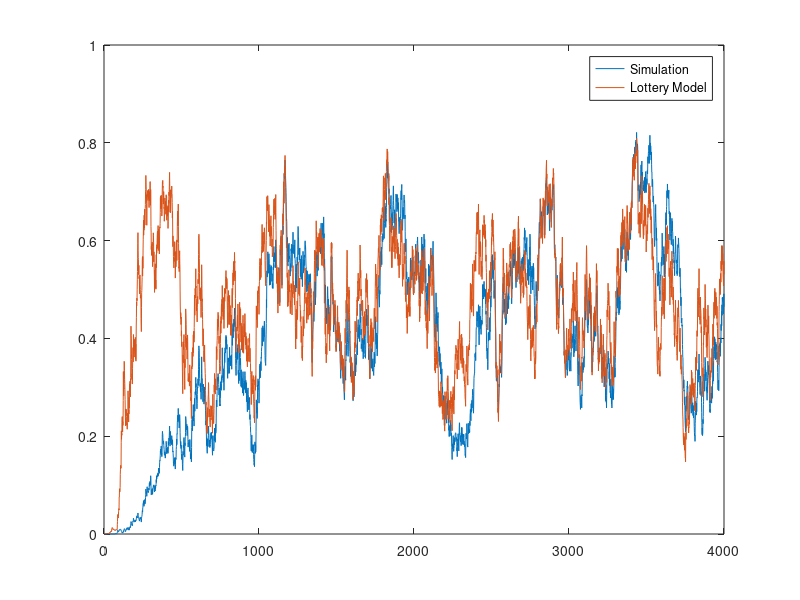

Source code (MATLAB):
%Notes Dec5
%Using this code mostly to mess around with approximations at the very end.
%They all give close fits. Two versions of the linearized, low-density
%version: simple quadratics (Ni=4*x+4 or 2*x+6, Nm=6*x+2), full
%approximation (Ni=a*x+p, Nm=b*x+p). There may still be some questions with
%Nr: does it work best with x, c*x+p-p. Is c based on 1 or 1/2? By eye,
%best fit right now is with full approximations, Nr=x. 


% This code is a cleaned up version of the most current code tht I am
% using to run the spatial lottery model -- so no stages. Look at the code
% in usinowicz_3stg_FDM.m for a non-spatial, stage-structure model. I've
% tried to make notes throughout to explain what things are. 

%The basic structure of this program is three large iterative loops. The
%two outermost loops have nothing to do with the mechanics of the model,
%they are simply for doing reps to build some stats, or to increment
%through certain parameters (in this program, the size of the starting
%cluster). You can basically ignore them for learning how the model works. 

%There are actually two model imbedded in this code -- the spatial (variable pop)
%and non-spatial (variable pop_lot) versions of the lottery model. The 
%non-spatial (classic) model is really simple and could probably be written in 
%about 12 lines of code. I've tried to comment around it to show you where it is. 

%Most of the code is for the spatial model. The most difficult aspect of
%this code to understand is probably the dispersal step. The easiest way to
%do this in Matlab is to make use of its built-in Fourier transform
%algorithms and to do a convultion of the matrix of individuals, with a
%matrix defining the dispersal kernel (in Fourier space). This is a very
%mathematically complicated thing, but a very easy tool to use in
%Matlab. If you want to learn more about it, I can dig up some web sites
%that I found initially that did a good job explaining this stuff. 


%%%%%%%%%%%%%%%%%%%%%%%%%%%%%%%%%%%%%%%%%%%%%%%%%%%%%%%%%%%%%%%%%%%%%%%%%%%


%This is used for initial cluster size (1st loop). I have everything set
% to 1 when I am doing constant low-level background invasion (set by 
% the parameter "bet" short for "beta" in the literature. 

delinc= 1;
delri =1;
delre =1;


%This sets the reps of the 2nd loop -- used for stat building when
%wanted. 

runs = 1; 

%Also: Check below: just because this is set, does not mean any individuals are
%actually being place on the lattice. 

%%%%%%%%%%%%%%%%%%%%%%%%%%%%%%%%%%%%%%%%%%%%%%%%%%%%%%%%%%%%%%%%%%%%%%%%%%%%%%
% Simulation variables and species variables
%
%%%%%%%%%%%%%%%%%%%%%%%%%%%%%%%%%%%%%%%%%%%%%%%%%%%%%%%%%%%%%%%%%%%%%%%%%%%%%%
%Lattice size 
np=32;

%Time steps. Sets the size of 3rd loop. 
ngens=4000;  

%Species 1 (invader) repro rate: mean and variance. 
m1=1.0;
vp1=1;

%Species 2 (resident) repro rate: mean and variance. 
m2=1.01;
vp2=1;

%Correlation between species 1 and 2
cf12=0;

%Background invasion rate (1e-4 is my standard) 
bet=1e-3;

%Mortality rate
mu=0.1;

%Sometimes I use the survival rate instead, when I want to make it
%stochastic. "vs1" sets the variance in survival rate. 
survival=1-mu;
vs1=0;

%Once the size of 1st and 3rd loops are known, initiaize matrices to store
%each run of the simulation

pop_all=zeros(ngens+1,runs);
pop_lot_all=zeros(ngens+1,runs);

%Index variable for entering data into matrices
enter=1;

% 1st loop -- steps through different starting cluster sizes, if wanted. 
for cs = delri:delinc:delre,
    
% 2nd loop -- for stat building. Just multiple runs of simulation given a
% specific parameter set and initial cluster size
for its=1:runs,
    
%%%%%%%%%%%%%%%%%%%%%%%%%%%%%%%%%%%%%%%%%%%%%%%%%%%%%%%%%%%%%%%%%%%%%%%%%%%%%%
% Sets simulation variables that need to be reset every run
%
%%%%%%%%%%%%%%%%%%%%%%%%%%%%%%%%%%%%%%%%%%%%%%%%%%%%%%%%%%%%%%%%%%%%%%%%%%%%%%
    
% Initialize two square lattices
XY=zeros(np);
XYnxt=XY;    

% For keeping track of and displaying populations

%Lottery model with local dispersal (the full spatial model)
pop=zeros(ngens+1,1);

%Classic lottery model
pop_lot=pop; pop_lotB=pop;

%Nucleation difference equation
nde=pop;

%If doing stochastic mortality
s1=survival+sqrt(vs1)*randn(ngens+1,1);
    
%Keep track of average probability of invader
mpxy=pop;
mneigh=pop;

%%%%%%%%%%%%%%%%%%%%%%%%%%%%%%%%%%%%%%%%%%%%%%%%%%%%%%%%%%%%%%%%%%%%%%%%%%
%This section for generating random reproduction rates with the given mean,
%variance, and covariance structure. Current distribution type: 
%    LOGNORMAL
%%%%%%%%%%%%%%%%%%%%%%%%%%%%%%%%%%%%%%%%%%%%%%%%%%%%%%%%%%%%%%%%%%%%%%%%%%
             
ms= [m1; m2];
vs = [vp1; vp2];
CorrMat =[1 cf12; cf12 1];
            
%%%%%% Transform these to LOGNORMAL means, variances
%%%%%%%%%%%%%%%%%%%%%%%%%%%%%%%%%%%%%%%%%%%%%%%%%%%%%%%%%%%    

MLog=log((ms.^2)./sqrt(vs+ms.^2));
VLog=log(vs./(ms.^2)+1);
cmv=sqrt(vs)*sqrt(vs)'.*CorrMat;
cmvLog=log(1+(cmv)./abs(ms*ms'));

%This matrix contains a random variable for each time step representing
%repdroduction for each species. 

psn=exp(mvnrnd(MLog,cmvLog,ngens+1));      



%%%%%%%%%%%%%%%%%%%%%%%%%%%%%%%%%%%%%%%%%%%%%%%%%%%%%%%%%%%%%%%%%%%%%%%%%%
%This section is for initial placement of occupied sites on the lattice.
%There are   ways to do this. 
%
%%%%%%%%%%%%%%%%%%%%%%%%%%%%%%%%%%%%%%%%%%%%%%%%%%%%%%%%%%%%%%%%%%%%%%%%%%%
  
%First: number of indiviudals of species 1 to place

%ind=(np^2)-1; %Only 1 of invader (species 2)            
%ind= np^2/2;   %50% invade  
%ind = 100;

%To mimic process for metastable stuff (that is, with contstant background 
%invasion rate) make this 0% 

ind=0*np^2; % percentage based

%1)RANDOM placement 
for i=1:ind,
   ax=ceil(np*rand);
   ay=ceil(np*rand);
   XY(ax,ay)=1;
end;

%2) single, CENTERED cluster. Use this when incrementing through different
%initial cluster sizes:

% %cluster neighborhood order
% sqs=(1:2:15).^2;
% a=sqs(sqs>=cs);
% c_ord=a(1);
% cluster=zeros(c_ord,1);
% for i=1:cs,
%    cluster(i)=1;
% end;
% base=sqrt(c_ord);
% cluster=reshape(cluster, base, base);
% 
% %Center the cluster
%    
% strt=(np/2)-base;
% fin =(np/2)-1;
% for xx=strt:fin,
%   for yy=strt:fin
% 
%       XY(xx,yy)=cluster(xx-((np/2)-base)+1,yy-((np/2)-base)+1 );
%   end;
% end;   
   
   
%Initial population values for population matrices:

pop_lot(1)= 1e-4;
pop_lotB(1)= 1e-4;
nde(1) = 4;
%pop_lot(1)=sum(sum(XY))/np^2;

%%%%%%%%%%%%%%%%%%%%%%%%%%%%%%%%%%%%%%%%%%%%%%%%%%%%%%%%%%%%%%%%%%%%%%%%%%
%This section gets into the dispersal mechanics. 
%In this code I only have  the simplest CA type dispersal defined. I have 
%code for more realistic kernels elsewhere (e.g. 2D Gaussian). That will be 
%something we can incorporate later on. 
%
%%%%%%%%%%%%%%%%%%%%%%%%%%%%%%%%%%%%%%%%%%%%%%%%%%%%%%%%%%%%%%%%%%%%%%%%%%

%This number should be set manually. It should be odd. It is the 
%diameter of a square dispersal neighborhood. For example, rn =3 is a 3 by
%3 square with the dispersing individual at the center. Thus rn=3 defines
%dispersal to nereast neighbors, including corners.
rn=3;
rp=(rn-1)/2;
eq1=0.5;
%This matrix is the same size as the entire lattice and puts the dispersal
%neighborhood at the center. It is needed for the convolution. 
G2D=zeros (np);

% Set up the matrix 
strt=((np/2)+1)-(rn-1)/2;
fin =((np/2)+1)+(rn-1)/2;
for xx=strt:fin,
  for yy=strt:fin
      G2D(xx,yy)=1;
  end;
end;
G2D ((np/2)+1,(np/2)+1) =0;  %Don't count middle cell

%For normal neighborhoods:
sig1=rn^2 -1;

%for von Neumann neighborhood (no dispersal to the corners). 
%G2D(strt,strt)=0; G2D(strt,fin)=0; G2D(fin,strt)=0; G2D(fin,fin)=0;
%sig1=4;

%Take the Fast Fourier Transform of G2D. The convolution is performed in
%Fourier space.

fg2d=fft2(G2D);


%3rd loop. Currently setup with a while statement, but could be implemented
%with for loop. I am using the while just so that I can end a loop early
%under certain circumstances and save time when doing large numbers of
%reps. 

t=1;

   while ( t<=ngens)

        %Determine how many neigbors each cell has by performing a 2-D 
        %convolution with G2D in Fourier space. 

        fr1= fft2(XY);
        neigh = real(fftshift(ifft2(fr1.*fg2d)));

        % Lottery-style transition probabilities defined for each site on
        % the lattice 
        Pxy =(bet+ psn(t,1).*neigh)./(psn(t,1).*neigh + psn(t,2).*(sig1-neigh) + bet); 

        %Births: 
        % 1stMake a matrix of probabilities 
        r1=zeros(np);
        r2=r1;
        repro2=rand(np);

        %Assign births
        r1(repro2<=Pxy)=1;
        r2(repro2>=Pxy)=1;

        %Deaths:
        d1 =(XY.*rand(np)>=survival&XY.*rand(np)<1);
        d2 =((ones(np)-XY).*rand(np)>=survival& (ones(np)-XY).*rand(np)<1);
        dead=d1+d2;    
       
        % Subtract the dead and add the living: 
        % This creates the next generation population by 
        % 1: adding births to deaths, creating a matrix of 2s 
        % where birthsoccurred on recently vacated spaces.
        % 2: making sure this matrix includes only 2s and 0s
        % (clearing 1s). 
        % 3: subtract the dead (d1) as well as this matrix from current population (XY)
        % 4: Values of -2 will represent sites of new capture
        % for species 1. Convert all negatives to a value of 1. 
                
        nxt=r1+dead;
        nxt(nxt==1)=0;
        XYnxt=XY-d1-nxt;
        XYnxt(XYnxt==-2)=1;
                              
        %Summary population for lattice simulation
        pop(t)=sum(sum(XY));
        mneigh(t)=sum(sum(neigh.*XY));
        
        %Replace XY with XYnxt to move forward in time
        XY=XYnxt;
        
        
        mpxy(t)=mean(mean(Pxy(Pxy>0)));
        
%         % This part is for counting cluster transitions
%         if t>1,
%             if pop(t-1)+1<= max_c && pop(t)+1 <=max_c,
% 
%                 clust_data(pop(t-1)+1, pop(t)+1) = clust_data(pop(t-1)+1, pop(t)+1)+1;
% 
%             end;
%         end;
        
%%%%%%%%%%%%%%%%%%%%%%%%%%%%%%%%%%%%%%%%%%%%%%%%%%%%%%%%%%%%%%%%%%%%%%%%%%%%
%This is the classic (non-spatial) lottery model. The 2-species model
%effectively reduces to a 1-d model, since the population of species 2 is
%just 1-pop_species_1. 
%
%%%%%%%%%%%%%%%%%%%%%%%%%%%%%%%%%%%%%%%%%%%%%%%%%%%%%%%%%%%%%%%%%%%%%%%%%%%%

        pop_lot(t+1)=s1(t)*pop_lot(t)+(1-s1(t))*(psn(t,1)*pop_lot(t)/(psn(t,1)*pop_lot(t)+psn(t,2)*(1-pop_lot(t))));
        pop_lotB(t+1)=s1(t)*pop_lotB(t)+(1-s1(t))*(psn(t,2)*pop_lotB(t)/(psn(t,2)*pop_lotB(t)+psn(t,1)*(1-pop_lotB(t))));

%%%%%%%%%%%%%%%%%%%%%%%%%%%%%%%%%%%%%%%%%%%%%%%%%%%%%%%%%%%%%%%%%%%%%%%%%%%%
%This is the nucleation difference equation. 
%%%%%%%%%%%%%%%%%%%%%%%%%%%%%%%%%%%%%%%%%%%%%%%%%%%%%%%%%%%%%%%%%%%%%%%%%%%%
n2=(pi*(sqrt(nde(t)/pi))+nde(t)/2);
n1=pi*(sqrt(nde(t)/pi)+rp*(rp+1)/2)+((rn-1)*nde(t))-eq1*(rn/np)^2*nde(t).^2;
mn=pi*(sqrt(nde(t)/pi)+rp*(rp+1)/2)+(rn*(rn-1)*nde(t))-(rn*(rn-1))/np^2*nde(t).^2;

kNi=(mn./n1);
%kNi2=(mn./n2);
kNi2=(mn./n2);
if(kNi2>(rn^2-1)) kNi2=(rn^2-1); end;

%So this only works if n1 is > the number used to calculate p1
p1=mu*kNi.*psn(t,1)./(psn(t,1).*kNi+psn(t,2).*(rn^2-kNi));
p2=mu*kNi2.*psn(t,2)./(psn(t,2)*kNi2+psn(t,1)*(rn^2-kNi2));
%n2=nde(t);
Bn=n1*p1;
Dn=n2*p2;
nde(t+1)=nde(t)+(Bn-Dn);

% If you want to see what is happening with XY uncomment this. However, it
% is very time-intensive for large numbers of time steps (ngens)
%         figure(5)
%         pcolor(XY)




 t=t+1; 
  

   end;
   
   
   
%Scale pop
pop=pop./np^2;

%Saving the populations for each run

pop_all(:,its)=pop;       
pop_lot_all(:,its)=pop_lot;

% If you want to see a figure at the end of each run. Turn this off if you
% are doing a large number of runs.

tt=1:ngens;
figure (1)
plot(tt,pop(1:ngens),tt,pop_lot(1:ngens));
legend( 'Simulation', 'Lottery Model');
    
end;

enter=enter+1;
end;

% Below I include code designed as a simple way to compare the relative competition experienced by a
% species trying to invade the other. The slope of the growth curve immediately
% after invasion initiates should reflect relative interspecific competition. 
% The exact region to use if you are going to measure this is somewhat subjective.
% It should be approximately linear between a near-zero lower bound, and an
% upper bound below any significant curviture. But as you'll see, with a stochastic
% model it is difficult to pick out exactly where growth stops being
% linear. As a general rule with the lottery model, though, an upper limit 
% seems to be about 0.1*equilibrium -- which is usually in the range 0.3 to 0.5. 

% Also, with the spatial model things are complicated slighly more
% by the fact that the lower limit to this linear region should be marked
% by the critical cluster size -- the population size at which growth rate
% is no longer controlled by the background invasion rate, beta (variable
% bet) but by the parameters of the models (i.e. repro rates, mortality
% rates). For the initial parameters in this model it is 24. So pop =
% 24/np^2; 

aveslp_pop=zeros(runs,1);
aveslp_rid=zeros(runs,1);

% This number (24) changes if other parameters of the model change

r1=psn(:,1);
r0=psn(:,2);


rcc=abs(mean((-sqrt((256*psn(:,1)+36*psn(:,2)).*(psn(:,1)+psn(:,2)))+20*psn(:,1)+26*psn(:,2))./(psn(:,1)+5*psn(:,2))));
ccrit=rcc./np^2;

for k=1:runs,
    % Find Ccrit in the spatial model. With the & comparison is more time
    % consuming, but is necessary to account for multiple peaks. 
        apB=find (pop_all(:,k) <=ccrit & pop_all(:,k) >=ccrit-0.5*ccrit, 1, 'last');
    
    % Find the time at which population reach 0.1*equilibrium in the
    % spatial model
        apE=find(pop_all(:,k) >=.1*mean(pop_all(:,k)) & pop_all(:,k) <=.1*mean(pop_all(:,k))+0.05, 1, 'last');
        
    % Find the time at which population reach 0.1*equilibrium in the
    % classic model
        alB=find (pop_lot_all(:,k) <=ccrit & pop_lot_all(:,k) >=ccrit-0.5*ccrit, 1, 'last');
        alE=find (pop_lot_all(:,k) >=.1*mean(pop_lot_all(:,k)) & pop_lot_all(:,k) <=.1*mean(pop_lot_all(:,k))+0.05, 1, 'last');
        
    % Fit a straight line through this region for the spatial model
        ps=polyfit(1:((apE-apB)+1),log(pop_all(apB:apE, k)'),1);
        
    % Fit a straight line through this region for the classic model
        pr=polyfit(1:((alE-alB)+1),log(pop_lot_all(alB:alE, k)'),1);
        
        aveslp_pop(k)=ps(1);
        aveslp_rid(k)=pr(1);
end

%This is the analytical approximation for the classic lottery model from 
% e.g. Chesson and Warner 1981
chesson81=mean(log(1+mu*(psn(:,1)./psn(:,2)-1)));
chesson81b=mean(log(1+mu*(psn(:,1)-psn(:,2))./psn(:,2)));

cc=600;
%Approximation from nucleation/binomial distribution 
%Note: These all seem to work, to varying degrees. The first actually works
%the best with kNi=kNi2. This is because sometimes kNi underestimates the 
%ratio in favor of the resident. 
%The second one works well at the critical radius, if the critical radius 
%is actually large enough such that kNi=kNi2=3 (in the case of sig1=9)
%The third one tends to overestimate slightly for low mu, but becomes more
%accurate as mu gets larger. My guess is that clusters are less coherent as
%mu gets larger, translating into higher-than-average values of kNi and
%kNi2, which are both assumed to be 1/2*sig1 in this approximation. 
ic1=1;
me13=zeros(cc,1); me13b=me13; me13D=me13; me13c1=me13;
me13g=zeros(cc,1); me13bg=me13; me13Dg=me13; me13c1g=me13;
me13(1)=1; me13b(1)=ic1;me13c1(1)=1; 

%Use these for diagnostics
pdif=zeros(cc,1); pdif2=pdif;
s1=pdif; s2=pdif; s3=pdif; s4=pdif; s5=pdif; s6=pdif; s7=pdif; s8=pdif;

nid=zeros(cc,1);
mnd=nid; nrd=nid;
% for i=1:cc
% nid(i)=max(edges_all(pop_all==i));
% nrd(i)=mean(edgesphi_all(pop_all==i));
% mnd(i)=max(mneigh_all(pop_all==i));
% end;

phi=9;
x_mid=4;
a=(rn+sqrt(pi)/(2*sqrt(x_mid)));
b=(rn*(rn-1)+sqrt(pi)/(2*sqrt(x_mid)));
c=(1/2+sqrt(pi)/(2*sqrt(x_mid)));
p=pi*(rp*(rp+1)/2)+sqrt(pi*x_mid)-sqrt(pi)*x_mid/(2*sqrt(x_mid));


px=0;
nw1=(rn-1)*rn/np^2;
Bnpx=mu*(psn(:,1)*(nw1*px+rn^2).*(a*px+p))./(psn(:,1).*(nw1*px^2+rn^2*px)+psn(:,2).*(-nw1*px^2+(rn^3-rn^2)*px+p*rn^2));
Dnpx=mu*(psn(:,2)*(nw1*px+rn^2))./(psn(:,2).*(nw1*px+rn^2)-nw1.*psn(:,1)*px);
me13px=mean(log(1+(Bnpx-Dnpx)));

Bnpx2=mu*(psn(:,1)*rn^2*(rn+p))./(psn(:,2)*(rn^3+p*rn^2-rn^2)+psn(:,1)*rn^2);
Dnpx2=mu;
me13px2=mean(log(1+(Bnpx2-Dnpx2)));

for (ic=1:cc)
% %np=64;for (ic=1:cc)
% %np=64;
% %Benchmark
% %With Data: 
% nnmd=mnd(ic);
% nnid=nnmd./nid(ic);
% nnrd=nnmd./ic;%nrd(ic);
% BnD=mu*nid(ic)*nnid.*psn(:,1)./(psn(:,1).*nnid+psn(:,2).*(rn^2-nnid));
% DnD=mu*ic*nnrd.*psn(:,2)./(psn(:,2).*nnrd+psn(:,1).*(rn^2-nnrd));
% %Bn1=mu*(p+a*ic)*nni.*psn(:,1)./(psn(:,1).*nni+psn(:,2).*(rn^2-nni));
% %Dn1=mu*(p-pi+c*ic)*nnr.*psn(:,2)./(psn(:,2).*nnr+psn(:,1).*(rn^2-nnr));
% % Bn1=mu*(p+rn*ic).*r1./(r1+r0.*(rn^2/nni-1));
% % Dn1=mu*(ic).*r0./(r0+r1.*(rn^2/nnr-1));
% me13D(ic)=mean(log(1+(BnD-DnD)/ic));

c1f=(phi-1)-(pi*(sqrt(1/pi)+rp*(rp+1)/2)+((rn))-eq1*(rn/np)^2);
c2f=(phi-1)-(pi*(sqrt(1/pi)+rp*(rp+1)/2)+(rn*(rn-1))-(rn*(rn-1))/np^2);
n2=me13(ic); %(pi*(sqrt(me13(ic)/pi))+me13(ic)/2);
n1=c1f+pi*(sqrt(me13(ic)/pi)+rp*(rp+1)/2)+((rn)*me13(ic))-eq1*(rn/np)^2*me13(ic).^2;
mn=c2f+pi*(sqrt(me13(ic)/pi)+rp*(rp+1)/2)+(rn*(rn-1)*me13(ic))-(rn*(rn-1))/np^2*me13(ic).^2;

%if(mn>(rn^2-1)*me13(ic)) mn=(rn^2-1)*me13(ic); end;
kNi=(mn./n1);
%kNi2=(mn./n2);
kNi2=(mn./n2);
if(kNi2>(rn^2-1)) kNi2=(rn^2-1); end;
%So this only works if n1 is > the number used to calculate p1
p1=mu*kNi.*psn(:,1)./(psn(:,1).*kNi+psn(:,2).*(rn^2-kNi));
p2=mu*kNi2.*psn(:,2)./(psn(:,2)*kNi2+psn(:,1)*(rn^2-kNi2));

%n2=me13(ic);
Bn=n1*p1;
Dn=n2*p2;
pdif(ic)=mean(Bn-Dn);
me13(ic+1)=mean(me13(ic)+(Bn-Dn));

%Drop quadratics in Ni and Nr
a=(rn+sqrt(pi)./(2*sqrt(me13b(ic))));
b=(rn*(rn-1)+sqrt(pi)./(2*sqrt(me13b(ic))));
%c=(1/2+sqrt(pi)./(2*sqrt(me13b(ic))));
p=pi*(rp*(rp+1)/2)+sqrt(pi*me13b(ic))-sqrt(pi)*me13b(ic)/(2*sqrt(me13b(ic)));
c2=(phi-1)-b-p;
c1=(phi-1)-a-p;

%nnm=6*me13b(ic)+2;
nnm=(c2+p+b.*me13b(ic));
%nni=2*me13b(ic)+6;
nni=(c1+p+a.*me13b(ic));
nnr=me13b(ic); 
%nnr=(p-pi+c.*ic);
anni=nnm/nni;
annr=nnm/nnr;
%if(nnr >(rn^2-1)*ic) nnr=(rn^2-1)*ic; end; 
%if(nni >(rn^2-1)*ic) nni=(rn^2-1)*ic; end; 
%nnr=kNi2(ic); 
%pdif(ic)=mean((anni.*psn(:,1)./(psn(:,1).*anni+psn(:,2).*(rn^2-anni)))-(annr.*psn(:,2)./(psn(:,2).*annr+psn(:,1).*(rn^2-annr))));

Bn1=mu*anni*nni.*psn(:,1)./(psn(:,1).*anni+psn(:,2).*(rn^2-anni));
Dn1=mu*annr*nnr.*psn(:,2)./(psn(:,2).*annr+psn(:,1).*(rn^2-annr));
me13b(ic+1)=(me13b(ic)+(mean(Bn1)-mean(Dn1)));

%Checkinuc3a=mean(log(1+mu*((r1./r0).*(((f*rcc+h)*(g*rcc+h))./(rcc*(phi*(f*rcc+h)+(g*rcc+h)*((r1./r0)-1))))-(g*rcc+h)./((g*rcc+h)*(1-(r1./r0))+phi*rcc*(r1./r0)))));ng some algebra. This should be (roughly) the same as the
%non-quadratics 
nw1=(rn-1)*rn/np^2;
Bnc1=mu*(psn(:,1)*me13c1(ic).*(nw1*me13c1(ic)+rn^2).*(a*me13c1(ic)+p))./(psn(:,1).*(nw1*me13c1(ic)^2+rn^2*me13c1(ic))+psn(:,2).*(-nw1*me13c1(ic)^2+(rn^3-rn^2)*me13c1(ic)+p*rn^2));
Dnc1=mu*(psn(:,2)*me13c1(ic).*(nw1*me13c1(ic)+rn^2))./(psn(:,2).*(nw1*me13c1(ic)+rn^2)-nw1.*psn(:,1)*me13c1(ic));
me13c1(ic+1)=mean(me13c1(ic)+(Bn1-Dn1));


end;
mind=1;
for (ic=1:cc)
% %np=64;for (ic=1:cc)
% %np=64;
% %Benchmark
% %With Data: 
% nnmd=mnd(ic);
% nnid=nnmd./nid(ic);
% nnrd=nnmd./ic;%nrd(ic);
% BnD=mu*nid(ic)*nnid.*psn(:,1)./(psn(:,1).*nnid+psn(:,2).*(rn^2-nnid));
% DnD=mu*ic*nnrd.*psn(:,2)./(psn(:,2).*nnrd+psn(:,1).*(rn^2-nnrd));
% %Bn1=mu*(p+a*ic)*nni.*psn(:,1)./(psn(:,1).*nni+psn(:,2).*(rn^2-nni));
% %Dn1=mu*(p-pi+c*ic)*nnr.*psn(:,2)./(psn(:,2).*nnr+psn(:,1).*(rn^2-nnr));
% % Bn1=mu*(p+rn*ic).*r1./(r1+r0.*(rn^2/nni-1));
% % Dn1=mu*(ic).*r0./(r0+r1.*(rn^2/nnr-1));
% me13D(ic)=mean(log(1+(BnD-DnD)/ic));
ic=ic*mind;
c1f=(phi-1)-(pi*(sqrt(1/pi)+rp*(rp+1)/2)+((rn))-eq1*(rn/np)^2);
c2f=(phi-1)-(pi*(sqrt(1/pi)+rp*(rp+1)/2)+(rn*(rn-1))-(rn*(rn-1))/np^2);
n2=ic;%(pi*(sqrt(ic/pi))+ic/2);
n1=c1f+pi*(sqrt(ic/pi)+rp*(rp+1)/2)+((rn-1)*ic)-eq1*(rn/np)^2*ic.^2;
mn=c2f+pi*(sqrt(ic/pi)+rp*(rp+1)/2)+(rn*(rn-1)*ic)-(rn*(rn-1))/np^2*ic.^2;
%if(mn>(rn^2-1)*ic) mn=(rn^2-1)*ic; end;
kNi=(mn./n1);
%kNi2=(mn./n2);
kNi2=(mn./n2);
if(kNi2>(rn^2-1)) kNi2=(rn^2-1); end;
%So this only works if n1 is > the number used to calculate p1
p1=mu*kNi.*psn(:,1)./(psn(:,1).*kNi+psn(:,2).*(rn^2-kNi));
p2=mu*kNi2.*psn(:,2)./(psn(:,2)*kNi2+psn(:,1)*(rn^2-kNi2));

%n2=ic;
Bn=n1*p1;
Dn=n2*p2;
s1(ic)=mean(p1);
s2(ic)=mean(p2);
pdif(ic)=mean(Bn-Dn);
%me13(ceil(ic/mind+1))=mean(log(1+(Bn-Dn)/ic));
me13g(ceil(ic/mind+1))=(log(1+(mean(Bn/ic)-mean(Dn/ic))));


%Drop quadratics in Ni and Nr
a=(rn+sqrt(pi)./(2*sqrt(ic)));
b=(rn*(rn-1)+sqrt(pi)./(2*sqrt(ic)));
%c=(1/2+sqrt(pi)./(2*sqrt(ic)));mean(Bn-Dn)
p=pi*(rp*(rp+1)/2)+sqrt(pi*ic)-sqrt(pi)*ic/(2*sqrt(ic));
c2=(phi-1)-b-p;
c1=(phi-1)-a-p;

%nnm=6*ic+2;
nnm=(c2+p+b.*ic);
%nni=2*ic+6;
nni=(c1+p+a.*ic);
nnr=ic; 
%nnr=(p-pi+c.*ic);
anni=nnm/nni;
annr=nnm/nnr;
%if(nnr >(rn^2-1)*ic) nnr=(rn^2-1)*ic; end; 
%if(nni >(rn^2-1)*ic) nni=(rn^2-1)*ic; end; 
%nnr=kNi2(ic); 
%p1=anni.*psn(:,1)./(psn(:,1).*anni+psn(:,2).*(rn^2-anni));
%p2=annr.*psn(:,2)./(psn(:,2).*annr+psn(:,1).*(rn^2-annr));
p1=mu*anni./((psn(:,1)./psn(:,2)).*anni+(rn^2-anni));
p2=mu.*annr./(annr+(psn(:,1)./psn(:,2)).*(rn^2-annr));
%pdif(ic)=mean(p1-p2);
Bn1=mu*anni*nni.*psn(:,1)./(psn(:,1).*anni+psn(:,2).*(rn^2-anni));
Dn1=mu*annr*nnr.*psn(:,2)./(psn(:,2).*annr+psn(:,1).*(rn^2-annr));
s3(ic)=mean(p1);
s4(ic)=mean(p2);
pdif2(ic)=mean(Bn1-Dn1);
me13bg(ceil(ic/mind+1))=mean(log(1+(Bn1-Dn1)/ic));

%Checking some algebra. This should be (roughly) the same as the
%non-quadratics 
nw1=(rn-1)*rn/np^2;
Bnc1=mu*(psn(:,1)*ic.*(nw1*ic+rn^2).*(a*ic+p))./(psn(:,1).*(nw1*ic^2+rn^2*ic)+psn(:,2).*(-nw1*ic^2+(rn^3-rn^2)*ic+p*rn^2));
Dnc1=mu*(psn(:,2)*ic.*(nw1*ic+rn^2))./(psn(:,2).*(nw1*ic+rn^2)-nw1.*psn(:,1)*ic);
me13c1g(ceil(ic/mind+1))=mean(log(1+(Bnc1-Dnc1)/ic));

end;

%bndn=cc^(-1/2)/sqrt(3.14)*(psn(:,1)./(psn(:,1)+psn(:,2)*2)-psn(:,2)./(psn(:,2)+psn(:,1)*2))+psn(:,1)./(cc*(psn(:,1)+psn(:,2)*2));
ic=rcc;

a=(rn+sqrt(pi)./(2*sqrt((ic))));
b=(rn*(rn-1)+sqrt(pi)./(2*sqrt((ic))));
p=pi*(rp*(rp+1)/2)+sqrt(pi*ic)-sqrt(pi)*ic/(2*sqrt(ic));
f=a;
g=b;
h=p;
c2=(phi-1)-g-h;
c1=(phi-1)-f-h;

phi=rn^2;
ld1=mean(log(1+mu*((psn(:,1)./psn(:,2)).*(phi./( (phi-1)+(psn(:,1)./psn(:,2))))-1)));
pw1=mean(log(1+mu*(psn(:,1)./psn(:,2).*((phi-1)./(phi-2+psn(:,1)./psn(:,2)))-1)))+mean(log(1+mu*(psn(:,1)./psn(:,2).*((phi-1)./(phi-2+psn(:,1)./psn(:,2)))-1)))^2;
%nuc1=mean(log(1+mu*(psn(:,1)./psn(:,2).*((rn+b)./(rn+b-1+psn(:,1)./psn(:,2)))-1)));
nuc1=mean(log(1+(mu*r1*(rcc*rn+p).*(rn^2+nw1*rcc))./(r0.*(rcc*(rn^3-rn^2)+p.*rn^2-nw1*rcc^2)+r1.*(rcc*rn^2+nw1*rcc^2))-(mu*r0.*(rn^2+nw1*rcc))./(r0.*(rn^2+nw1*rcc)-nw1*r1.*rcc)));
nuc1a=mean(log(1+mu*((r1./r0).*((rcc*rn+p).*(phi+nw1*rcc)./(phi*(rcc*rn+p)+rcc*(nw1*rcc+phi)*((r1./r0)-1)))-((rcc*nw1+phi)./(phi+nw1*rcc*(1-(r1./r0)))))));
nuc2=mean(log(1+mu*(((r1./r0)*(rcc*rn+p))./((rcc*rn+p)+rcc*(r1./r0-1))-1)));
nuc3=mean(log(1+mu*((r1.*(f*rcc+h)*(g*rcc+h))./(rcc*(r0.*((f*phi-g)*rcc+h*phi-h)+r1.*(g*rcc+h)))-(r0.*(g*rcc+h))./(r1.*((phi-g)*rcc-h)+r0.*(g*rcc+h)))));
nuc3a=mean(log(1+mu*((r1./r0).*(((f*rcc+h)*(g*rcc+h))./(rcc*(phi*(f*rcc+h)+(g*rcc+h)*((r1./r0)-1))))-(g*rcc+h)./((g*rcc+h)*(1-(r1./r0))+phi*rcc*(r1./r0)))));
Dn=((f*rcc+h)*(g*rcc+h))./(rcc*(phi*(f*rcc+h)+(g*rcc+h)*((r1./r0)-1)))-r0./r1.*(g*rcc+h)./((g*rcc+h)*(1-(r1./r0))+phi*rcc*(r1./r0))+r0./r1;
nuc3b=mean(log(1+mu*((r1./r0).*Dn-1)));
nuc3_new=mean(log(1+mu*((r1./r0).*(((f*rcc+h+c1)*(g*rcc+h+c2))./(rcc*(phi*(f*rcc+h+c1)+(g*rcc+h+c2)*((r1./r0)-1))))-(g*rcc+h+c2)./((g*rcc+h+c2)*(1-(r1./r0))+phi*rcc*(r1./r0)))));

%%%%%%%%%%%%%%%%%%%%%%%%%%%%%%%%%%%%%%
%For the critical cluster
%%%%%%%%%%%%%%%%%%%%%%%%%%%%%%%%%%%%%%

r1=psn(:,1);
r0=psn(:,2);

ic=50;
a=(rn+sqrt(pi)./(2*sqrt((ic))));
b=(rn*(rn-1)+sqrt(pi)./(2*sqrt((ic))));
p=pi*(rp*(rp+1)/2)+sqrt(pi*ic)-sqrt(pi)*ic/(2*sqrt(ic));
f=a;
g=b;
h=p;
c1=(phi-1)-f-h;
c2=(phi-1)-g-h;
%h adjusted 
h1=h+c2;
h=h+c1;
%Survival
s1=1;%(mu);

%Cubic root

%First round, but I think that these have been messed up. 
% a=((f*g*phi-f*g^2)*r1.^2+(f-1)*g^2.*r0.*r1+(g^2-f*g*phi)*r0.^2);
% %b=((f*h1+g*h-mu*g)*phi-2*f*g*h1-g^2*h+mu*g^2)*r1.^2+(-mu*f*phi^2+(mu*f+mu)*g*phi+(2*f-2)*g*h1+g^2*h-2*mu*g^2).*r0.*r1...
% %    +((-f*h1-g*h-mu*f*g)*phi+2*g*h1+mu*g^2)*r0.^2;
% b=(((f*h1+g*h-g*s1)*phi-2*f*g*h1-g^2*h+s1*g^2)*r1.^2+(-f*phi^2+(f+1)*s1*g*phi+(2*f-2)*g*h1+g^2*h-2*s1*g^2).*r0.*r1+((-f*h1-g*h-s1*f*g)*phi+2*g*h1+s1*g^2)*r0.^2);
% %c= (((h-mu)*h1*phi-f*h1^2+(2*mu*g-2*g*h)*h1)*r1.^2+(-mu*h*phi^2+((mu*f+mu)*h1+mu*g*h)*phi+(f-1)*h1^2+(2*g*h-4*mu*g)*h1).*r0.*r1...
% %    +(((-h-mu*f)*h1-mu*g*h)*phi+h1^2+2*mu*g*h1)*r0.^2);
% c=(((h-s1)*h1*phi-f*h1^2+(2*s1*g-2*g*h)*h1)*r1.^2+(-h*phi^2+((f+1)*h1+g*h)*s1*phi+(f-1)*h1^2+(2*g*h-4*s1*g)*h1).*r0.*r1+(((-h-s1*f)*h1-g*s1*h)*phi+h1^2+2*s1*g*h1)*r0.^2);
% %d=(mu-h)*h1^2*r1.^2+(mu*h*h1*phi+(h-2*mu)*h1^2).*r0.*r1+(mu*h1^2-mu*h*h1*phi)*r0.^2;
% d=(s1-h)*h1^2*r1.^2+(s1*h*h1*phi+(h-2*s1)*h1^2).*r0.*r1+(h1^2-h*h1*phi)*s1*r0.^2;
%After 1/x

%This is with the term s1, after dividing Bn/x and Dn/x. This gives
%imaginary results, so maybe not correct? 
% a=(((g^2-g*phi)*r1.^2+(-f*phi^2+(f+1)*g*phi-2*g^2).*r0.*r1+(g^2-f*g*phi)*r0.^2)*s1+(f*g*phi-f*g^2)*r1.^2+(f-1)*g^2.*r0.*r1+(g^2-f*g*phi)*r0.^2);
%   a=((g^2-g*phi)*r1.^2+(-f*phi^2+(f+1)*g*phi-2*g^2).*r0.*r1+(g^2-f*g*phi)*r0.^2)*s1+(f*g*phi-f*g^2)*r1.^2+(f-1)*g^2.*r0.*r1+(g^2-f*g*phi)*r0.^2;
% % b=(((2*g*h1-h1*phi).*r1.^2+(-h*phi^2+((f+1)*h1+g*h)*phi-4*g*h1).*r0.*r1+((-f*h1-g*h)*phi+2*g*h1).*r0.^2)*s1...
% %     +((f*h1+g*h)*phi-2*f*g*h1-g^2*h).*r1.^2+((2*f-2)*g*h1+g^2*h).*r0.*r1+((-f*h1-g*h)*phi+2*g*h1).*r0.^2);
%   b=(((2*g*h1-h1*phi)*r1.^2+(-h*phi^2+((f+1)*h1+g*h)*phi-4*g*h1).*r0.*r1+((-f*h1-g*h)*phi+2*g*h1)*r0.^2)*s1...
%       +((f*h1+g*h)*phi-2*f*g*h1-g^2*h)*r1.^2+((2*f-2)*g*h1+g^2*h).*r0.*r1+((-f*h1-g*h)*phi+2*g*h1)*r0.^2);
% %c=(h1^2*r1.^2+(h*h1*phi-2*h1^2).*r0.*r1+(h1^2-h*h1*phi).*r0.^2)*s1+(h*h1*phi-f*h1^2-2*g*h*h1).*r1.^2+((f-1)*h1^2+2*g*h*h1).*r0.*r1+(h1^2-h*h1*phi).*r0.^2;
%   c=((h1^2*r1.^2+(h*h1*phi-2*h1^2).*r0.*r1+(h1^2-h*h1*phi)*r0.^2)*s1+(h*h1*phi-f*h1^2-2*g*h*h1)*r1.^2+((f-1)*h1^2+2*g*h*h1).*r0.*r1+(h1^2-h*h1*phi)*r0.^2);
% % d=h*h1^2*r1.^2+h*h1^2.*r0.*r1;
%   d=h*h1^2*r1.^2+h*h1^2.*r0.*r1;

%This is with the term s1, so solving Bn-Dn=s1
a=((f*g*phi-f*g^2).*r1.^2+(f-1)*g^2.*r0.*r1+(g^2-f*g*phi).*r0.^2);
b=((g^2-g*phi)*r1.^2+(-f*phi^2+(f+1)*g*phi-2*g^2).*r0.*r1+(g^2-f*g*phi).*r0.^2)*s1+((f*h1+g*h)*phi-2*f*g*h1-g^2*h).*r1.^2+((2*f-2)*g*h1+g^2*h).*r0.*r1+((-f*h1-g*h)*phi+2*g*h1).*r0.^2;
c=(((2*g*h1-h1*phi).*r1.^2+(-h*phi^2+((f+1)*h1+g*h)*phi-4*g*h1).*r0.*r1+((-f*h1-g*h)*phi+2*g*h1).*r0.^2)*s1+(h*h1*phi-f*h1^2-2*g*h*h1).*r1.^2+((f-1)*h1^2+2*g*h*h1).*r0.*r1+(h1^2-h*h1*phi).*r0.^2);
d=(h1^2.*r1.^2+(h*h1*phi-2*h1^2).*r0.*r1+(h1^2-h*h1*phi).*r0.^2)*s1-h*h1^2.*r1.^2+h*h1^2.*r0.*r1;


r3= ((-b.^3./(27*a.^3)+(b.*c)./(6*a.^2)-d./(2*a))+sqrt((-b.^3./(27*a.^3)+(b.*c)./(6*a.^2)-d./(2*a)).^2+(c./(3*a)-b.^2./(9*a.^2)).^3)).^(1/3)...
    +((-b.^3./(27*a.^3)+(b.*c)./(6*a.^2)-d./(2*a))-sqrt((-b.^3./(27*a.^3)+(b.*c)./(6*a.^2)-d./(2*a)).^2+(c./(3*a)-b.^2./(9*a.^2)).^3)).^(1/3)...
    -b./(3*a);

p=-b./(3.*a); q=p.^3+(b.*c-3.*a.*d)./(6.*a.^2); r=c./(3.*a);
r3b=(q+(q.^2+(r-p.^2).^3).^(1/2)).^(1/3)+(q-(q.^2+(r-p.^2).^3).^(1/2)).^(1/3)+p;


%%%%%%%%%%%%%%%%%%%%%%%%%%%%%%%%%%%%%%%%%%%%%%%%%%%%%%%%%%%%%%%
%%For a good general check on the behavior of Dn:
%
%%%%%%%%%%%%%%%%%%%%%%%%%%%%%%%%%%%%%%%%%%%%%%%%%%%%%%%%%%%%%%%

rcc=mean(r3);
ic=rcc;
a=(rn+sqrt(pi)./(2*sqrt((ic))));
b=(rn*(rn-1)+sqrt(pi)./(2*sqrt((ic))));
p=pi*(rp*(rp+1)/2)+sqrt(pi*ic)-sqrt(pi)*ic/(2*sqrt(ic));
f=a;
g=b;
h=p;

%%%%%%%%%%%%%%%%%%%%%%%%%%%%%%%%%%%%%%%%%%%%%%%%%%%%%%%
%These constants are a new feature. 
%They should be implemented for everything.
%When I have more time to blow. 
%%%%%%%%%%%%%%%%%%%%%%%%%%%%%%%%%%%%%%%%%%%%%%%%%%%%%%%%

c2=(phi-1)-g-h;
c1=(phi-1)-f-h;

a=0.01:0.01:10;
DnA=((f*rcc+h+c1)*(g*rcc+h+c2))./(rcc*(phi*(f*rcc+h+c1)+(g*rcc+h+c2)*((a)-1)))...
    -(1./a).*((g*rcc+h+c2)./((g*rcc+h+c2)*(1-(a))+phi*rcc*(a))-1);

%Versus the full version 
n2=ic; %(pi*(sqrt(ic/pi))+ic/2);
c1f=(phi-1)-(pi*(sqrt(1/pi)+rp*(rp+1)/2)+((rn))-eq1*(rn/np)^2);
c2f=(phi-1)-(pi*(sqrt(1/pi)+rp*(rp+1)/2)+(rn*(rn-1))-(rn*(rn-1))/np^2);
n1=c1f+pi*(sqrt(ic/pi)+rp*(rp+1)/2)+((rn)*ic)-eq1*(rn/np)^2*ic.^2;
mn=c2f+pi*(sqrt(ic/pi)+rp*(rp+1)/2)+(rn*(rn-1)*ic)-(rn*(rn-1))/np^2*ic.^2;
kNi=(mn./n1);
kNi2=(mn./n2);
%if(kNi2>(rn^2-1)) kNi2=(rn^2-1); end;
%So this only works if n1 is > the number used to calculate p1
p1=kNi./(a.*kNi+(rn^2-kNi));
p2=kNi2./(kNi2+a.*(rn^2-kNi2));
% p1a=1./(a+(phi/kNi-1));
% p2a=(1./a)./(1+a.*(phi/kNi2-1));
p1a=1./(a+(phi/((g*rcc+(phi-1))/(f*rcc+(phi-1)))-1));
p2a=(1./a)./(1+a.*(phi/((g*rcc+h+c2)/(rcc))-1));
%n2=ic; (1./a)
Bn=n1*p1/ic;
Dn=(1./a).*(n2*p2/ic-1);
DnB=(Bn-Dn);

%Versus LD 
ldn=phi./((phi-1)+a);

%Verus PW
pwn=(phi-1)./((phi-2)+a);

rcc=mean(r3);
ic=rcc;
a=(rn+sqrt(pi)./(2*sqrt((ic))));
b=(rn*(rn-1)+sqrt(pi)./(2*sqrt((ic))));
p=pi*(rp*(rp+1)/2)+sqrt(pi*ic)-sqrt(pi)*ic/(2*sqrt(ic));
f=a;
g=b;
h=p;

c2=(phi-1)-g-h;
c1=(phi-1)-f-h;

a=0.01:0.01:10;

%This is an approximate value for rp=1, based on c=1, f=rn, g=rn(rn-1),h=rn
h1=h+c2;
h=h+c1;

DnC=(((a-1)*h+(a-1)*rn+a-1)*h1^2+(((a-1)*rn^2+(2-2*a)*rn)*h+(a-1)*rn^3+(1-a)*rn^2+(2-2*a)*rn)*h1+(-rn^4+(1-a)*rn^3+(a-1)*rn^2)*h-rn^5+(1-a)*rn^4+(a-1)*rn^2)./((a.^2-2*a+1)*h1^2+((a-1)*rn^2*h+(a-1)*rn^3+(a.^2-3*a+2)*rn^2+(-2*a.^2+4*a-2)*rn)*h1+((1-a)*rn^3-rn^4)*h-rn^5+(2-2*a)*rn^4+(-a.^2+3*a-2)*rn^3+(a.^2-2*a+1)*rn^2);
